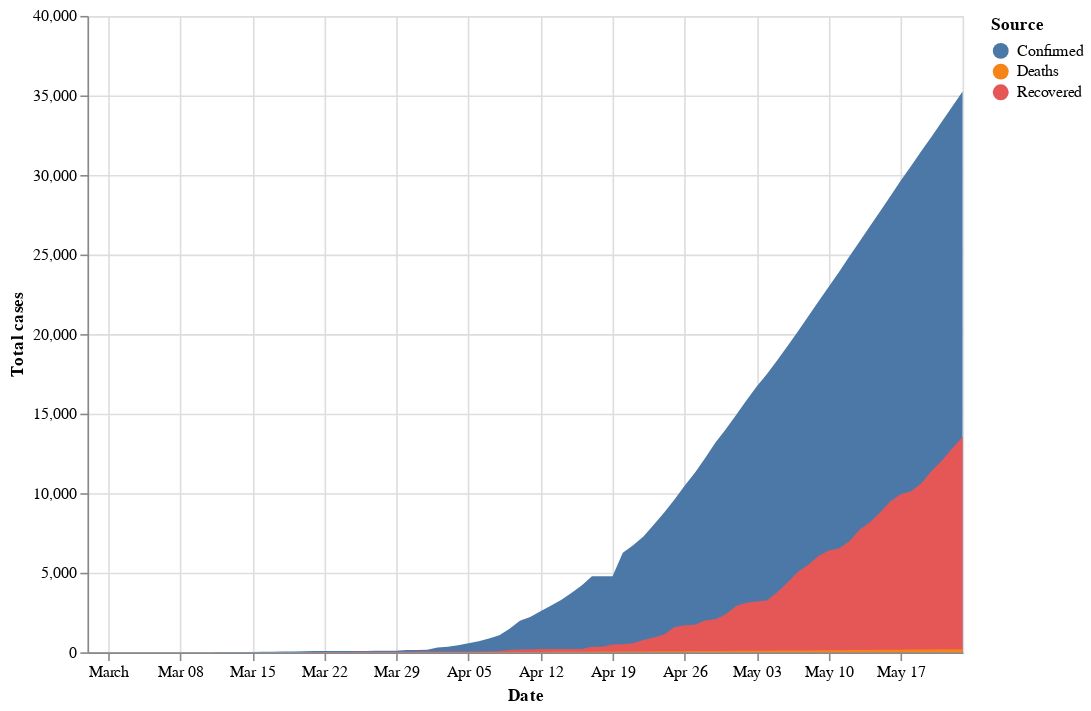

The notebook cell saved with this chart:
### Markdown cell above
### Total Cases

### Code cell
total_series = pd.concat([confirmed_cases, recovered_cases, deaths_cases],
                         keys=['Confirmed', 'Recovered', 'Deaths'])

total_series = total_series[total_series['total_cases'] > 0]

alt.Chart(total_series.reset_index()).mark_area().encode(
    x=alt.X('date:T', title='Date'),
    y=alt.Y('total_cases:Q', title='Total cases', stack=None),
    color=alt.Color('level_0:N', title='Source'),
).properties(**default_chart_properties)

### Figure 1 — Vega-Lite specification as saved in the notebook (floating-point values rounded to 4 significant figures; data arrays with more than 128 entries replaced by an {"elided": "..."} marker saying what was removed)
{"config": {"view": {"continuousWidth": 400, "continuousHeight": 300}}, "data": {"name": "data-d4025937c3b76538eb5735ba17f4e29e"}, "mark": "area", "encoding": {"color": {"type": "nominal", "field": "level_0", "title": "Source"}, "x": {"type": "temporal", "field": "date", "title": "Date"}, "y": {"type": "quantitative", "field": "total_cases", "stack": null, "title": "Total cases"}}, "height": 400, "width": 550, "$schema": "https://vega.github.io/schema/vega-lite/v4.8.1.json", "datasets": {"data-d4025937c3b76538eb5735ba17f4e29e": {"elided": "216 records"}}}
